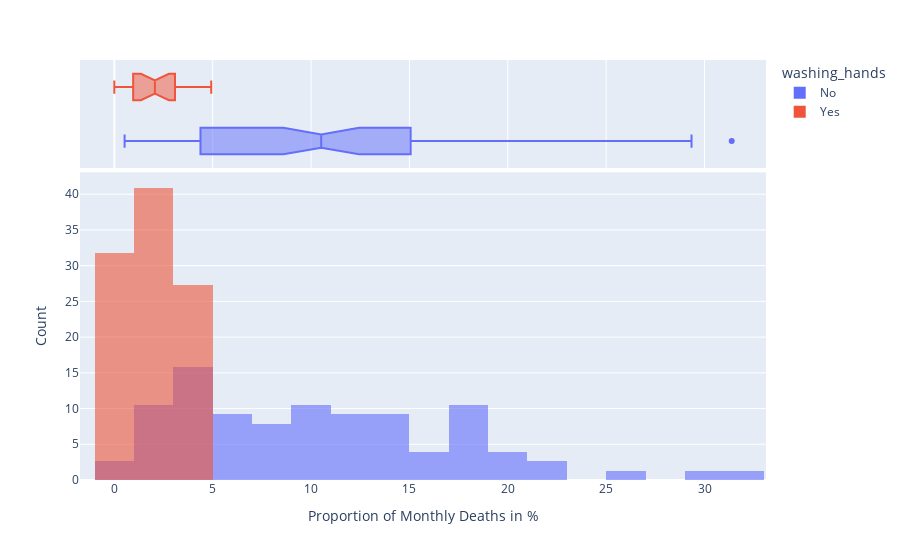

Notebook code for this chart:
### Markdown cell above
### Use Histograms to Visualise the Monthly Distribution of Outcomes

**Challenge**: Create a [plotly histogram](https://plotly.com/python/histograms/) to show the monthly percentage of deaths. 

* Use docs to check out the available parameters. Use the [`color` parameter](https://plotly.github.io/plotly.py-docs/generated/plotly.express.histogram.html) to display two overlapping histograms.
* The time period of handwashing is shorter than not handwashing. Change `histnorm` to `percent` to make the time periods comparable. 
* Make the histograms slighlty transparent
* Experiment with the number of bins on the histogram. Which number work well in communicating the range of outcomes?
* Just for fun, display your box plot on the top of the histogram using the `marginal` parameter.

### Code cell
# Creating histogram
hist = px.histogram(df_monthly, 
                   x='pct_deaths', 
                   color='washing_hands',
                   nbins=30,
                   opacity=0.6,
                   barmode='overlay',
                   histnorm='percent',
                   marginal='box',)
 
hist.update_layout(xaxis_title='Proportion of Monthly Deaths in %',
                   yaxis_title='Count',)
 
hist.show()

#TODO What is this y column for? Count of what?

### Figure 1 — Plotly figure (JSON) as saved in the notebook; plotly's stock layout.template omitted (floating-point values rounded to 4 significant figures)
{"data": [{"alignmentgroup": "True", "bingroup": "x", "histnorm": "percent", "hovertemplate": "washing_hands=No<br>pct_deaths=%{x}<br>percent=%{y}<extra></extra>", "legendgroup": "No", "marker": {"color": "#636efa", "opacity": 0.6, "pattern": {"shape": ""}}, "name": "No", "nbinsx": 30, "offsetgroup": "No", "orientation": "v", "showlegend": true, "type": "histogram", "x": [14.57, 7.531, 4.332, 1.569, 0.7843, 5, 8.421, 1.351, 1.878, 11.02, 22.55, 20.85, 12.22, 10.23, 10.74, 3.226, 6.593, 20.78, 25.46, 18.39, 29.34, 22.97, 31.38, 19.12, 15.97, 12.41, 11.93, 6.098, 4.082, 0.5236, 1.554, 2.262, 17.6, 7.143, 8.051, 15.16, 11.28, 17.03, 17.31, 5.833, 2.679, 4.369, 6.32, 1.224, 3.226, 11.02, 10.55, 7.591, 4.745, 4.452, 4.231, 4.392, 7.143, 6.122, 3.586, 10.55, 14.84, 10.94, 10.49, 13.39, 18.09, 15.43, 18.97, 13.44, 10.15, 13.1, 18.06, 14.39, 14.96, 10.77, 5.369, 3.215, 1.923, 3.607, 18.27, 12.24], "xaxis": "x", "yaxis": "y"}, {"alignmentgroup": "True", "hovertemplate": "washing_hands=No<br>pct_deaths=%{x}<extra></extra>", "legendgroup": "No", "marker": {"color": "#636efa"}, "name": "No", "notched": true, "offsetgroup": "No", "showlegend": false, "type": "box", "x": [14.57, 7.531, 4.332, 1.569, 0.7843, 5, 8.421, 1.351, 1.878, 11.02, 22.55, 20.85, 12.22, 10.23, 10.74, 3.226, 6.593, 20.78, 25.46, 18.39, 29.34, 22.97, 31.38, 19.12, 15.97, 12.41, 11.93, 6.098, 4.082, 0.5236, 1.554, 2.262, 17.6, 7.143, 8.051, 15.16, 11.28, 17.03, 17.31, 5.833, 2.679, 4.369, 6.32, 1.224, 3.226, 11.02, 10.55, 7.591, 4.745, 4.452, 4.231, 4.392, 7.143, 6.122, 3.586, 10.55, 14.84, 10.94, 10.49, 13.39, 18.09, 15.43, 18.97, 13.44, 10.15, 13.1, 18.06, 14.39, 14.96, 10.77, 5.369, 3.215, 1.923, 3.607, 18.27, 12.24], "xaxis": "x2", "yaxis": "y2"}, {"alignmentgroup": "True", "bingroup": "x", "histnorm": "percent", "hovertemplate": "washing_hands=Yes<br>pct_deaths=%{x}<br>percent=%{y}<extra></extra>", "legendgroup": "Yes", "marker": {"color": "#EF553B", "opacity": 0.6, "pattern": {"shape": ""}}, "name": "Yes", "nbinsx": 30, "offsetgroup": "Yes", "orientation": "v", "showlegend": true, "type": "histogram", "x": [2.239, 1.2, 1.894, 4.58, 3.957, 4.472, 2.93, 3.534, 0.6873, 0, 0.6557, 0.9585, 1.136, 0.3717, 0, 0.9615, 2.341, 2.903, 1.34, 2.233, 3.085, 4.926], "xaxis": "x", "yaxis": "y"}, {"alignmentgroup": "True", "hovertemplate": "washing_hands=Yes<br>pct_deaths=%{x}<extra></extra>", "legendgroup": "Yes", "marker": {"color": "#EF553B"}, "name": "Yes", "notched": true, "offsetgroup": "Yes", "showlegend": false, "type": "box", "x": [2.239, 1.2, 1.894, 4.58, 3.957, 4.472, 2.93, 3.534, 0.6873, 0, 0.6557, 0.9585, 1.136, 0.3717, 0, 0.9615, 2.341, 2.903, 1.34, 2.233, 3.085, 4.926], "xaxis": "x2", "yaxis": "y2"}], "layout": {"barmode": "overlay", "legend": {"title": {"text": "washing_hands"}, "tracegroupgap": 0}, "margin": {"t": 60}, "xaxis": {"anchor": "y", "domain": [0, 1], "title": {"text": "Proportion of Monthly Deaths in %"}}, "xaxis2": {"anchor": "y2", "domain": [0, 1], "matches": "x", "showgrid": true, "showticklabels": false}, "yaxis": {"anchor": "x", "domain": [0, 0.7326], "title": {"text": "Count"}}, "yaxis2": {"anchor": "x2", "domain": [0.7426, 1], "matches": "y2", "showgrid": false, "showline": false, "showticklabels": false, "ticks": ""}}}
